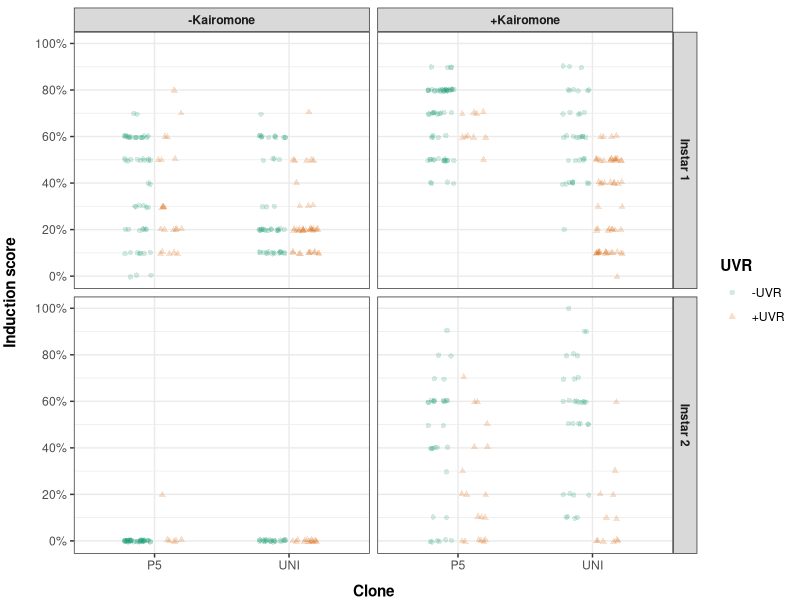

Generate this figure with R:
library(tidyverse)
library(patchwork)

data <- read_csv("data/Data_Experiment_Direct effect on Daphnia.csv")

fig_s3 <- data %>% 
  select(Clone, Bump_score, Kairomone, UVR, Instar, Neck_teeth_count) %>% 
  drop_na() %>% 
  mutate(Bump_score = fct_relevel(Bump_score, "A", "B", "C"),
         Bump_score = as.integer(Bump_score) - 1L,
         Neckteeth_induction = case_when(Bump_score == 0L ~ (Neck_teeth_count * 0.1) + 0.0,
                                         Bump_score == 1L ~ (Neck_teeth_count * 0.1) + 0.3,
                                         Bump_score == 2L ~ (Neck_teeth_count * 0.1) + 0.5)) %>% 
  ggplot() +
  geom_jitter(mapping = aes(x = Clone, y = Neckteeth_induction, colour = UVR, shape = UVR), 
              position = position_jitterdodge(jitter.width = 0.2, dodge.width = 0.5, jitter.height = 1/200), alpha = 0.2) +
  scale_color_brewer(palette = "Dark2") +
  facet_grid(Instar ~ Kairomone) +
  scale_y_continuous(breaks = c(0, 0.2, 0.4, 0.6, 0.8, 1), labels = scales::label_percent(), limits = c(NA, 1), 
                     minor_breaks = 0:10/10) +
  labs(x = "Clone",
       y = "Induction score") +
  theme_bw() +
  theme(axis.title = element_text(face = "bold"),
        legend.title = element_text(face = "bold"),
        strip.text = element_text(face = "bold"),
        axis.title.x = element_text(vjust = -1),
        axis.title.y = element_text(vjust = 4),
        plot.margin = margin(b = 5.5, l = 11, t = 5.5, r = 5.5))

ggsave("figures/figure_s3.png", fig_s3, width = 5.25, height = 3.5, units = "in", dpi = 600, type = "cairo-png")
